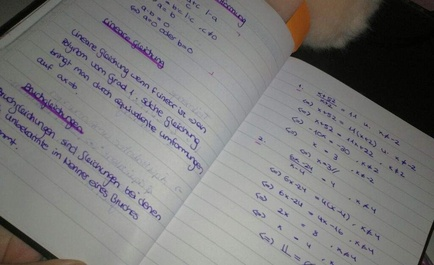
#> input picture imageprocessingOpenCV/handwriting.jpg, 434 x 265 px, shrunk from 1024 x 625 before the run
$ python main4.py
#> lines starting #> are read from the running program, lines starting #| are printed output that depends on the picture; after the words box and inside, x2 and y2 are one past the last pixel; in counts of white or black regions, pixels touching at a corner belong together
import cv2
import numpy as np
from skimage.util import random_noise
from matplotlib import pyplot as plt

def new_image(image):
#> called with image = 'handwriting.jpg'
    img=cv2.imread(image, cv2.IMREAD_GRAYSCALE)
#> img: shape (265, 434); min 0, max 191, mean 121.9
    return img

def filter(image, coef):
    M, N = image.shape

    H = np.zeros((M, N), dtype=np.float32)

    D0 = coef

    for u in range(M):
        for v in range(N):
            D = np.sqrt((u - M / 2) ** 2 + (v - N / 2) ** 2)
            if D <= D0:
                H[u, v] = 1
            else:
                H[u, v] = 0
    return H


def filterG(image, coef):


    M, N = image.shape
    H = np.zeros((M, N), dtype=np.float32)
    D0 = coef
    for u in range(M):
        for v in range(N):
            D = np.sqrt((u - M / 2) ** 2 + (v - N / 2) ** 2)
            H[u, v] = np.exp(-D ** 2 / (2 * D0 * D0))
    return H
def filters(image, coef, type="low", f="G"):

    F = np.fft.fft2(image)
    Fshift = np.fft.fftshift(F)
    if f=="G":
        H=filterG(image, coef)
    else:
        H =filter(image, coef)
    if type=="low":
        H=H
    else:
        H=1-H
    Gshift = Fshift * H
    G = np.fft.ifftshift(Gshift)
    g = np.abs(np.fft.ifft2(G))
    plt.imsave("images/handwriting5/" +type +str(coef)+str(f) + "perfect.png", g, cmap="gray")


handwriting=new_image("handwriting.jpg")
landscape=new_image("landscape.jpg")
#> call 2 of new_image, with image = 'landscape.jpg'
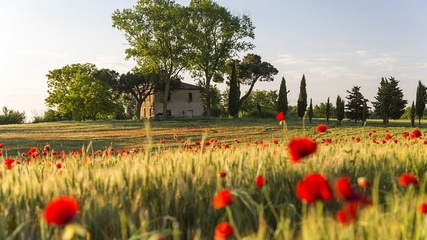
#> input picture imageprocessingOpenCV/landscape.jpg, 427 x 240 px, shrunk from 1009 x 568 before the run
#> in new_image (call 2), `img=cv2.imread(image, cv2.IMREAD_GRAYSCALE)`:
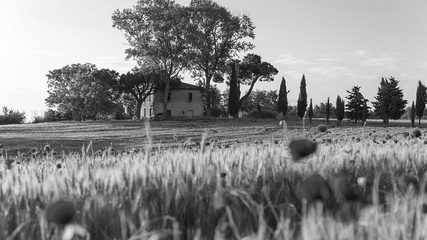
#> img: shape (240, 427); min 1, max 255, mean 136.8
people=new_image("people.jpg")
#> call 3 of new_image, with image = 'people.jpg'
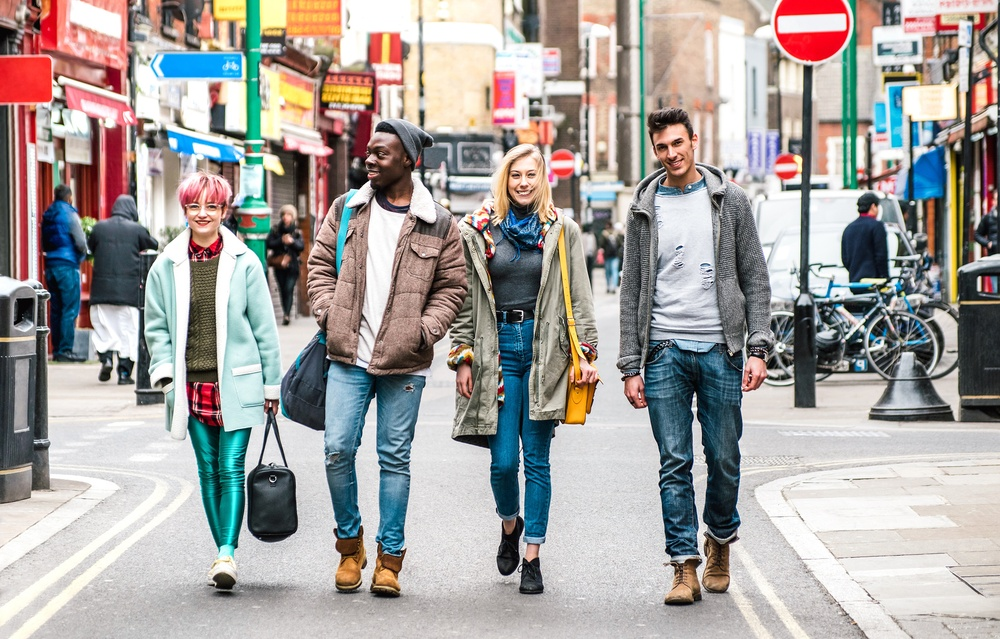
#> input picture imageprocessingOpenCV/people.jpg, 1000 x 639 px, shrunk from 2362 x 1510 before the run
#> in new_image (call 3), `img=cv2.imread(image, cv2.IMREAD_GRAYSCALE)`:
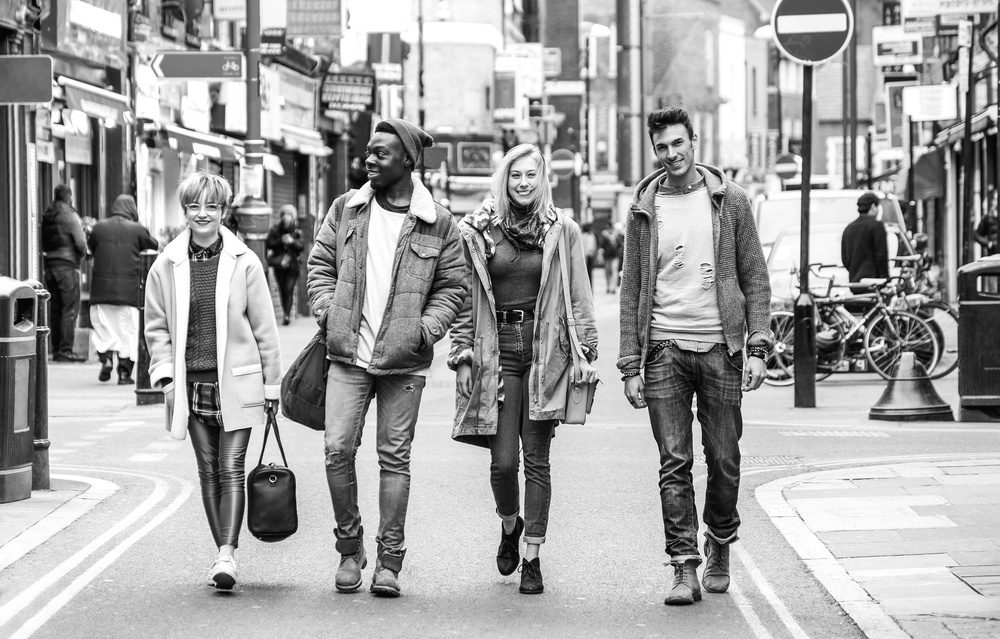
#> img: shape (639, 1000); min 0, max 255, mean 162.7
rentgenogram=new_image("rentgenogram.jpg")
#> call 4 of new_image, with image = 'rentgenogram.jpg'
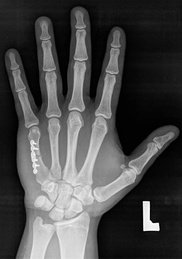
#> input picture imageprocessingOpenCV/rentgenogram.jpg, 182 x 259 px, shrunk from 431 x 612 before the run
#> in new_image, img is the input picture: shape (259, 182); min 0, max 255, mean 72.8


plt.imsave("images/handwriting5/" + "gray.png", people, cmap="gray")

array=[10, 15, 50, 150]
for i in array:
    filters(handwriting, i, "high", "I")
    filters(handwriting, i, "low", "I")
    filters(handwriting, i, "high", "G")
    filters(handwriting, i, "low", "G")
#> this loop made 4 passes
#> pass 1, in filters, `H =filter(image, coef)`:
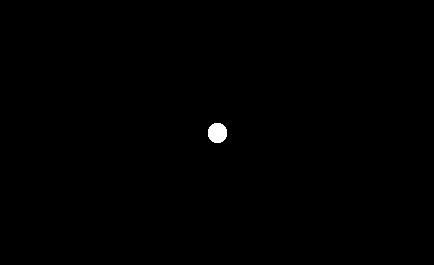
#> H: shape (265, 434) float32; values 0 (black) and 1 (white), 0.27% white; 1 white region, box (x1, y1, x2, y2) and area: (208, 123, 227, 143) 312
#> pass 1, in filters, `plt.imsave("images/handwriting5/" +type +str(coef)+str(f) + "perfect.p..`:
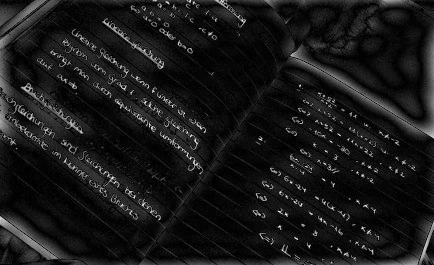
#> saved as high10Iperfect.png: shape (265, 434, 3); min 0, max 255, mean 24.4
